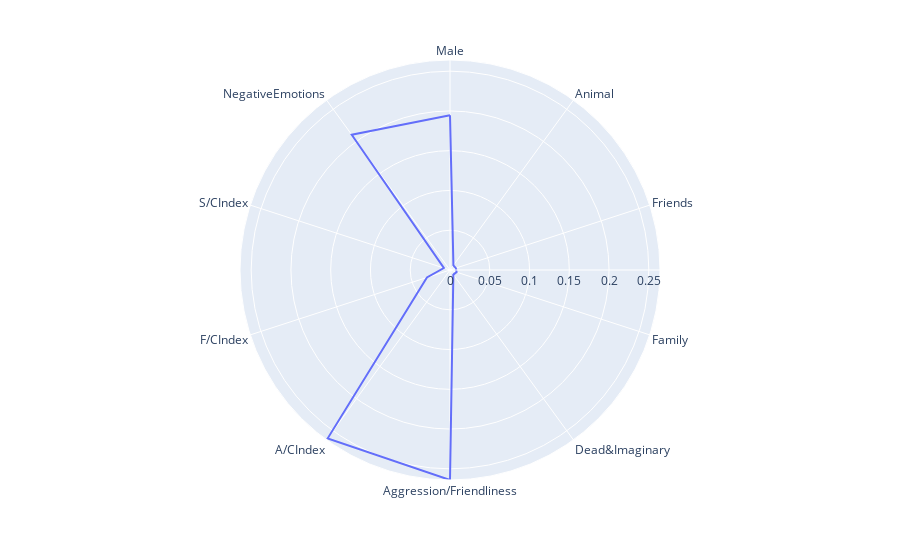

Notebook code for this chart:
### Code cell
text = df['text_dream'][1588]
print(text)
dream_analyser.predict(text)

### Figure 1 — Plotly figure (JSON) as saved in the notebook; plotly's stock layout.template omitted (floating-point values rounded to 4 significant figures)
{"data": [{"hovertemplate": "r=%{r}<br>theta=%{theta}<extra></extra>", "legendgroup": "", "line": {"color": "#636efa", "dash": "solid"}, "marker": {"symbol": "circle"}, "mode": "lines", "name": "", "r": [0.1946, 0.007312, 0.007694, 0.008736, 0.007175, 0.264, 0.2616, 0.03049, 0.00813, 0.2102, 0.1946], "showlegend": false, "subplot": "polar", "theta": ["Male", "Animal", "Friends", "Family", "Dead&Imaginary", "Aggression/Friendliness", "A/CIndex", "F/CIndex", "S/CIndex", "NegativeEmotions", "Male"], "type": "scatterpolar"}], "layout": {"polar": {"domain": {"x": [0.0, 1.0], "y": [0.0, 1.0]}, "angularaxis": {"direction": "clockwise", "rotation": 90}}, "legend": {"tracegroupgap": 0}, "margin": {"t": 60}}}
